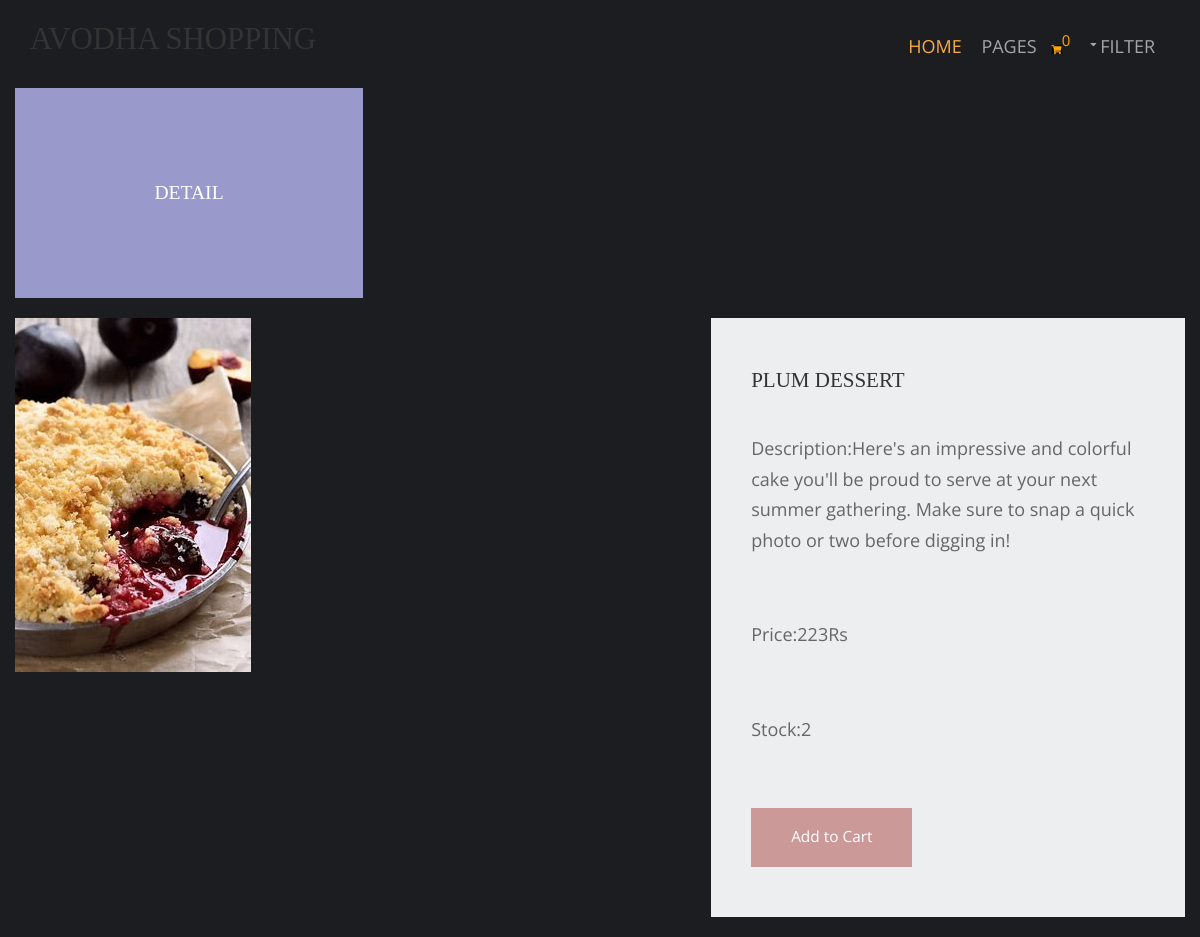
Screenshot of /fruits/pl with the database file from the repository.
### shops/models.py (models this page shows, shortened)
class product(models.Model):
    name = models.CharField(max_length=250, unique=True)
    slug = models.SlugField(max_length=250, unique=True)
    img=models.ImageField(upload_to='product')
    desc=models.TextField()
    stock=models.IntegerField()
    available=models.BooleanField()
    price=models.IntegerField()
    category=models.ForeignKey(Categ,on_delete=models.CASCADE)

### shops/views.py (the view)
# urls.py: path('<slug:c_slug>/<slug:product_slug>',views.detailing,name='detailer'),
def detailing(request,c_slug,product_slug):
    try:
        prodt = product.objects.get(category__slug=c_slug, slug=product_slug)
    except Exception as e:
        raise e
    return render(request, 'item.html', {'pr': prodt})

### cart/context_processor.py (called while the page is built)
def count(request):
    item_count=0
    if 'admin' in request.path:
        return{}
    else:
        try:
            ct=cartlist.objects.filter(cart_id=c_id(request))
            cti=items.objects.all().filter(cart=ct[:1])
            for c in cti:
                item_count+=c.quan
        except cartlist.DoesNotExist:
            item_count=0
        return dict(itc=item_count)

### cart/views.py (called while the page is built)
def c_id(request):
    ct_id=request.session.session_key
    if not ct_id:
        ct_id=request.session.create()
    return ct_id

### templates/item.html (shortened to what this page needs)
{% extends 'base.html' %}
{% load static %}
{% block content %}
<html lang="en">
<head>
    <link href=" {% static 'item/fontawesome//css/all.min.css' %}" rel="stylesheet" />
    <link href="{% static 'item/css/templatemo-comparto.css' %}" rel="stylesheet" />
</head>
<body>
    <div class="container-fluid">
        <div class="tm-site-header tm-mb-1">
            <div class="tm-site-name-container tm-bg-color-1">
                <h1 class="tm-text-white">Detail</h1>
            </div>
        </div>
        <section class="tm-mb-1" id="about">
            <div class="tm-row tm-about-row">
                <div class="tm-section-1-l">
                    <img src="{{pr.img.url}}"alt="About image" class="tm-img-responsive" >
                </div>
                <article class="tm-section-1-r tm-bg-color-8">
                    <h2 class="tm-mb-2 tm-title-color">{{pr.name}}</h2>
                    <p><a rel="nofollow" href="https://templatemo.com/tm-544-comparto" target="_parent"></a>
                        <p>Description:{{pr.desc}}</p><br>
                        <p>Price:{{pr.price}}Rs</p><br>
                        <p>Stock:{{pr.stock}}</p><br>
                    {% if pr.stock <= 0 %}
                    <h1 style="color:red;">Sorry,Item Sold Out!!</h1>
                    {% else %}
                    <a href="{% url 'addcart' pr.id %}" class="tm-btn tm-btn-1 tm-link-to-services">Add to Cart</a>
                    {% endif %}
                </article>
            </div>
        </section>
    </div>
</body>
</html>
{% endblock %}

### static/hm/layout/styles/layout.css (style rules this page uses)
*, *::before, *::after { transition:all .3s ease-in-out; }
body { color:#A5A6AA; background-color:#1C1D21; }
a { color:#FBAB45; }

### static/item/css/templatemo-comparto.css (style rules this page uses)
*, *::before, *::after { box-sizing: border-box; outline: none; }
ul, h1, h2, h3, h4, p, figure { padding: 0; margin: 0; }
body { font-family: 'Open Sans', Arial, sans-serif; font-size: 18px; overflow-x: hidden; padding-left: 15px; padding-right: 15px; margin: 0; }
h2 { font-size: 1.5rem; }
a { transition: all 0.3s ease; text-decoration: none; }
p { color: #666; line-height: 1.7; margin-bottom: 35px; }
h1, h2, h3, h4, h5, h6 { color: #333; }
.container-fluid { max-width: 1210px; margin-left: auto; margin-right: auto; }
.tm-mb-1 { margin-bottom: 20px; }
.tm-mb-2 { margin-bottom: 40px; }
.tm-bg-color-1 { background-color: #9999CC; }
.tm-bg-color-8 { background-color: #EDEEEF; }
.tm-text-white { color: #fff; }
.tm-site-header { display: flex; flex-direction: row; align-items: center; justify-content: space-between; height: 210px; }
.tm-site-name-container { width: 29.752%; min-width: 300px; margin-right: 20px; height: 100%; display: flex; align-items: center; justify-content: center; text-transform:uppercase; }
.tm-img-responsive { max-width: 100%; height: auto; }
.tm-section-1-l { width: 57.85%; margin-right: 1.65%; }
.tm-section-1-r { padding: 50px 40px; width: 40.5%; }
.tm-row { display: flex; }
.tm-btn { display: inline-block; padding: 15px 40px; font-size: 1.1rem; border: none; background-color: #CC9999; color: white; }
a { color: #666; }

### static/hm/layout/styles/framework.css (style rules this page uses)
html { overflow-y:scroll; overflow-x:hidden; }
html, body { margin:0; padding:0; font-size:14px; line-height:1.6em; }
*, *::before, *::after { box-sizing:border-box; }
a { outline:none; text-decoration:none; }
img { width:auto; max-width:100%; height:auto; margin:0; padding:0; border:none; line-height:normal; vertical-align:middle; }
body, input, textarea, select { font-family:Verdana, Geneva, sans-serif; }
h1, h2, h3, h4, h5, h6, .heading { font-family:Georgia, "Times New Roman", Times, serif; }
::placeholder { opacity:1; }
h1, h2, h3, h4, h5, h6, .heading { margin:0 0 20px 0; font-size:1.4rem; line-height:normal; font-weight:normal; text-transform:uppercase; }
address, article, aside, figcaption, figure, footer, header, main, nav, section { display:block; margin:0; padding:0; }

### rows the page displays
product: img (picture), name "PLUM DESSERT", desc "Here's an impressive and colorful cake you'll be proud to serve at your next summer gathering. Make sure to snap a quick photo or two before digging in!", price "223", stock "2"

### other values shown
{{ itc }} "0"
